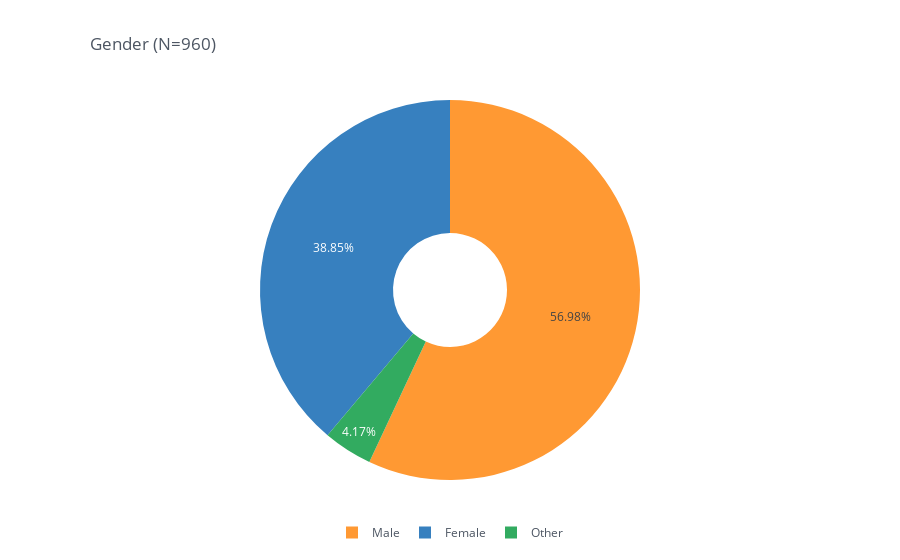

This figure's notebook cell:
### Code cell
pieChart(gcbs_clean_df, col='DEMO_gender', title='Gender')

### Figure 1 — Plotly figure (JSON) as saved in the notebook; plotly's stock layout.template omitted (floating-point values rounded to 4 significant figures)
{"data": [{"hole": 0.3, "labels": ["Male", "Female", "Other"], "marker": {"colors": ["rgba(255, 153, 51, 1.0)", "rgba(55, 128, 191, 1.0)", "rgba(50, 171, 96, 1.0)"]}, "name": "", "texttemplate": "%{percent:.2%}", "type": "pie", "values": [547, 373, 40]}], "layout": {"legend": {"bgcolor": "#FFFFFF", "font": {"color": "#4D5663"}, "orientation": "h", "x": 0.5, "xanchor": "center"}, "paper_bgcolor": "#FFFFFF", "plot_bgcolor": "#FFFFFF", "title": {"font": {"color": "#4D5663"}, "text": "Gender (N=960)", "x": 0.1}}}
